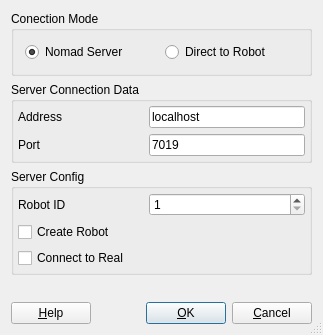
<?xml version="1.0" encoding="UTF-8"?>
<ui version="4.0">
 <class>NomadConnectionDialog</class>
 <widget class="QDialog" name="NomadConnectionDialog">
  <property name="geometry">
   <rect>
    <x>0</x>
    <y>0</y>
    <width>323</width>
    <height>335</height>
   </rect>
  </property>
  <property name="windowTitle">
   <string>Robot Connection</string>
  </property>
  <property name="sizeGripEnabled">
   <bool>true</bool>
  </property>
  <layout class="QVBoxLayout" name="verticalLayout_3">
   <item>
    <layout class="QHBoxLayout" name="horizontalLayout_9">
     <item>
      <widget class="QGroupBox" name="modeGroupBox">
       <property name="title">
        <string>Conection Mode</string>
       </property>
       <layout class="QHBoxLayout" name="horizontalLayout_10">
        <item>
         <widget class="QRadioButton" name="nserverRadioButton">
          <property name="text">
           <string>Nomad Server</string>
          </property>
          <property name="checked">
           <bool>true</bool>
          </property>
         </widget>
        </item>
        <item>
         <widget class="QRadioButton" name="directRadioButton">
          <property name="text">
           <string>Direct to Robot</string>
          </property>
         </widget>
        </item>
       </layout>
      </widget>
     </item>
    </layout>
   </item>
   <item>
    <widget class="QGroupBox" name="ConnectionData">
     <property name="enabled">
      <bool>true</bool>
     </property>
     <property name="title">
      <string>Server Connection Data</string>
     </property>
     <layout class="QFormLayout" name="formLayout_2">
      <property name="sizeConstraint">
       <enum>QLayout::SetDefaultConstraint</enum>
      </property>
      <property name="fieldGrowthPolicy">
       <enum>QFormLayout::ExpandingFieldsGrow</enum>
      </property>
      <property name="margin">
       <number>4</number>
      </property>
      <item row="1" column="0">
       <widget class="QLabel" name="textLabel6">
        <property name="minimumSize">
         <size>
          <width>125</width>
          <height>0</height>
         </size>
        </property>
        <property name="maximumSize">
         <size>
          <width>150</width>
          <height>30</height>
         </size>
        </property>
        <property name="text">
         <string>Address</string>
        </property>
        <property name="wordWrap">
         <bool>false</bool>
        </property>
        <property name="buddy">
         <cstring>hostLineEdit</cstring>
        </property>
       </widget>
      </item>
      <item row="1" column="1">
       <widget class="QLineEdit" name="hostLineEdit">
        <property name="enabled">
         <bool>true</bool>
        </property>
        <property name="minimumSize">
         <size>
          <width>110</width>
          <height>0</height>
         </size>
        </property>
        <property name="text">
         <string>localhost</string>
        </property>
       </widget>
      </item>
      <item row="2" column="0">
       <widget class="QLabel" name="textLabel4">
        <property name="minimumSize">
         <size>
          <width>125</width>
          <height>0</height>
         </size>
        </property>
        <property name="maximumSize">
         <size>
          <width>150</width>
          <height>30</height>
         </size>
        </property>
        <property name="text">
         <string>Port</string>
        </property>
        <property name="wordWrap">
         <bool>false</bool>
        </property>
        <property name="buddy">
         <cstring>portLineEdit</cstring>
        </property>
       </widget>
      </item>
      <item row="2" column="1">
       <widget class="QLineEdit" name="portLineEdit">
        <property name="minimumSize">
         <size>
          <width>110</width>
          <height>0</height>
         </size>
        </property>
        <property name="text">
         <string>7019</string>
        </property>
        <property name="readOnly">
         <bool>false</bool>
        </property>
       </widget>
      </item>
     </layout>
    </widget>
   </item>
   <item>
    <widget class="QGroupBox" name="ServerData">
     <property name="enabled">
      <bool>true</bool>
     </property>
     <property name="title">
      <string>Server Config</string>
     </property>
     <layout class="QVBoxLayout" name="verticalLayout_2">
      <property name="margin">
       <number>4</number>
      </property>
      <item>
       <layout class="QHBoxLayout" name="horizontalLayout">
        <item>
         <widget class="QLabel" name="label">
          <property name="minimumSize">
           <size>
            <width>125</width>
            <height>0</height>
           </size>
          </property>
          <property name="text">
           <string>Robot ID</string>
          </property>
          <property name="buddy">
           <cstring>idSpinBox</cstring>
          </property>
         </widget>
        </item>
        <item>
         <widget class="QSpinBox" name="idSpinBox">
          <property name="sizePolicy">
           <sizepolicy hsizetype="Expanding" vsizetype="Fixed">
            <horstretch>0</horstretch>
            <verstretch>0</verstretch>
           </sizepolicy>
          </property>
          <property name="minimum">
           <number>1</number>
          </property>
          <property name="maximum">
           <number>255</number>
          </property>
         </widget>
        </item>
       </layout>
      </item>
      <item>
       <widget class="QCheckBox" name="newCheckBox">
        <property name="text">
         <string>Create Robot</string>
        </property>
       </widget>
      </item>
      <item>
       <widget class="QCheckBox" name="toRealCheckBox">
        <property name="text">
         <string>Connect to Real</string>
        </property>
       </widget>
      </item>
     </layout>
    </widget>
   </item>
   <item>
    <spacer name="verticalSpacer">
     <property name="orientation">
      <enum>Qt::Vertical</enum>
     </property>
     <property name="sizeHint" stdset="0">
      <size>
       <width>20</width>
       <height>40</height>
      </size>
     </property>
    </spacer>
   </item>
   <item>
    <layout class="QHBoxLayout" name="Commands">
     <property name="margin">
      <number>0</number>
     </property>
     <item>
      <widget class="QPushButton" name="buttonHelp">
       <property name="text">
        <string>&amp;Help</string>
       </property>
       <property name="shortcut">
        <string>F1</string>
       </property>
       <property name="autoDefault">
        <bool>true</bool>
       </property>
      </widget>
     </item>
     <item>
      <spacer name="Horizontal Spacing2">
       <property name="orientation">
        <enum>Qt::Horizontal</enum>
       </property>
       <property name="sizeType">
        <enum>QSizePolicy::Expanding</enum>
       </property>
       <property name="sizeHint" stdset="0">
        <size>
         <width>150</width>
         <height>20</height>
        </size>
       </property>
      </spacer>
     </item>
     <item>
      <widget class="QPushButton" name="buttonOk">
       <property name="text">
        <string>&amp;OK</string>
       </property>
       <property name="shortcut">
        <string/>
       </property>
       <property name="autoDefault">
        <bool>true</bool>
       </property>
       <property name="default">
        <bool>true</bool>
       </property>
      </widget>
     </item>
     <item>
      <widget class="QPushButton" name="buttonCancel">
       <property name="text">
        <string>&amp;Cancel</string>
       </property>
       <property name="shortcut">
        <string/>
       </property>
       <property name="autoDefault">
        <bool>true</bool>
       </property>
      </widget>
     </item>
    </layout>
   </item>
  </layout>
 </widget>
 <layoutdefault spacing="6" margin="11"/>
 
 <tabstops>
  <tabstop>nserverRadioButton</tabstop>
  <tabstop>directRadioButton</tabstop>
  <tabstop>hostLineEdit</tabstop>
  <tabstop>portLineEdit</tabstop>
  <tabstop>idSpinBox</tabstop>
  <tabstop>newCheckBox</tabstop>
  <tabstop>toRealCheckBox</tabstop>
  <tabstop>buttonHelp</tabstop>
  <tabstop>buttonOk</tabstop>
  <tabstop>buttonCancel</tabstop>
 </tabstops>
 <resources/>
 <connections>
  <connection>
   <sender>nserverRadioButton</sender>
   <signal>toggled(bool)</signal>
   <receiver>ServerData</receiver>
   <slot>setEnabled(bool)</slot>
   <hints>
    <hint type="sourcelabel">
     <x>114</x>
     <y>45</y>
    </hint>
    <hint type="destinationlabel">
     <x>161</x>
     <y>254</y>
    </hint>
   </hints>
  </connection>
  <connection>
   <sender>nserverRadioButton</sender>
   <signal>toggled(bool)</signal>
   <receiver>NomadConnectionDialog</receiver>
   <slot>ConnectionServer(bool)</slot>
   <hints>
    <hint type="sourcelabel">
     <x>118</x>
     <y>52</y>
    </hint>
    <hint type="destinationlabel">
     <x>73</x>
     <y>304</y>
    </hint>
   </hints>
  </connection>
 </connections>
 <slots>
  <slot>ConnectionServer(bool)</slot>
 </slots>
</ui>
